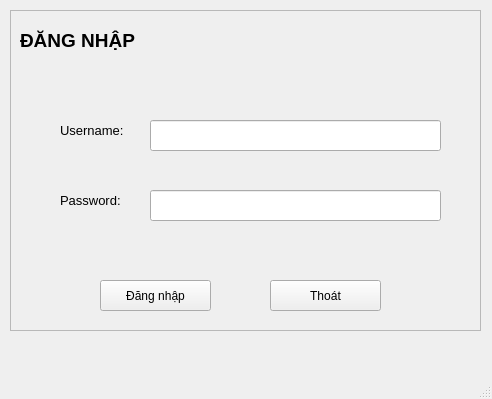
<?xml version="1.0" encoding="UTF-8"?>
<ui version="4.0">
 <class>MainWindow</class>
 <widget class="QMainWindow" name="MainWindow">
  <property name="geometry">
   <rect>
    <x>0</x>
    <y>0</y>
    <width>492</width>
    <height>399</height>
   </rect>
  </property>
  <property name="windowTitle">
   <string>MainWindow</string>
  </property>
  <widget class="QWidget" name="centralwidget">
   <widget class="QFrame" name="frame">
    <property name="geometry">
     <rect>
      <x>10</x>
      <y>10</y>
      <width>471</width>
      <height>321</height>
     </rect>
    </property>
    <property name="frameShape">
     <enum>QFrame::StyledPanel</enum>
    </property>
    <property name="frameShadow">
     <enum>QFrame::Raised</enum>
    </property>
    <widget class="QPushButton" name="logbtn">
     <property name="geometry">
      <rect>
       <x>90</x>
       <y>270</y>
       <width>111</width>
       <height>31</height>
      </rect>
     </property>
     <property name="text">
      <string>Đăng nhập</string>
     </property>
    </widget>
    <widget class="QLabel" name="label">
     <property name="geometry">
      <rect>
       <x>10</x>
       <y>10</y>
       <width>151</width>
       <height>41</height>
      </rect>
     </property>
     <property name="font">
      <font>
       <pointsize>14</pointsize>
       <weight>75</weight>
       <bold>true</bold>
      </font>
     </property>
     <property name="text">
      <string>ĐĂNG NHẬP</string>
     </property>
    </widget>
    <widget class="QLineEdit" name="usernametxt">
     <property name="geometry">
      <rect>
       <x>140</x>
       <y>110</y>
       <width>291</width>
       <height>31</height>
      </rect>
     </property>
     <property name="font">
      <font>
       <pointsize>10</pointsize>
      </font>
     </property>
    </widget>
    <widget class="QLineEdit" name="passwordtxt">
     <property name="geometry">
      <rect>
       <x>140</x>
       <y>180</y>
       <width>291</width>
       <height>31</height>
      </rect>
     </property>
     <property name="font">
      <font>
       <pointsize>10</pointsize>
      </font>
     </property>
    </widget>
    <widget class="QLabel" name="label_2">
     <property name="geometry">
      <rect>
       <x>50</x>
       <y>110</y>
       <width>81</width>
       <height>21</height>
      </rect>
     </property>
     <property name="font">
      <font>
       <pointsize>10</pointsize>
      </font>
     </property>
     <property name="text">
      <string>Username: </string>
     </property>
    </widget>
    <widget class="QLabel" name="label_3">
     <property name="geometry">
      <rect>
       <x>50</x>
       <y>180</y>
       <width>81</width>
       <height>21</height>
      </rect>
     </property>
     <property name="font">
      <font>
       <pointsize>10</pointsize>
      </font>
     </property>
     <property name="text">
      <string>Password: </string>
     </property>
    </widget>
    <widget class="QPushButton" name="exitbtn">
     <property name="geometry">
      <rect>
       <x>260</x>
       <y>270</y>
       <width>111</width>
       <height>31</height>
      </rect>
     </property>
     <property name="text">
      <string>Thoát</string>
     </property>
    </widget>
   </widget>
  </widget>
  <widget class="QMenuBar" name="menubar">
   <property name="geometry">
    <rect>
     <x>0</x>
     <y>0</y>
     <width>492</width>
     <height>26</height>
    </rect>
   </property>
  </widget>
  <widget class="QStatusBar" name="statusbar"/>
 </widget>
 <resources/>
 <connections/>
</ui>
